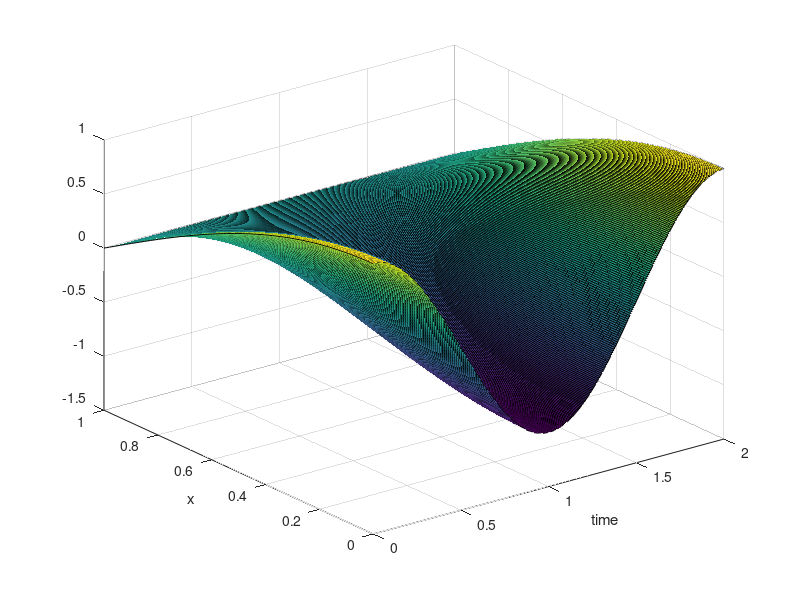

Reproduce this figure in MATLAB. (Note: this script raises an error after producing the figure.)
clear all
close all
clc

alpha = 0;
a =@(x) 4*(2*norm(x-0.5))^alpha;   % stiffness
u0 = @(x) sin(pi*x/2);             % initial condition

L = 1;
N = 100;
x = linspace(0,L);
dx = x(2) - x(1);

A = sparse(N,N);
A(1,1) = -2*a(x(1)); A(1,2) = 2*a(x(1));
for ii = 2:N-1
  A(ii,ii-1) =  1*a(x(ii));
  A(ii,ii)   = -2*a(x(ii));
  A(ii,ii+1) =  1*a(x(ii));
end
A(N,N-1) = 2*a(x(N)); A(N,N) = -2*a(x(N));
A = A/dx^2;

T = 2;
NT = 400;
time = linspace(0,T,NT);
dt = time(2) - time(1);

U = zeros(N,NT);
U(:,1) = u0(x);                  % zero velocity initial condition
U(:,2) = u0(x);

cdofs = [1];                     % nodes with Dirichlet BCs
fdofs = setdiff(1:N, cdofs);

for ii = 3:NT
  U(fdofs,ii) = 2*U(fdofs,ii-1) - U(fdofs,ii-2) + dt^2*A(fdofs,fdofs)*U(fdofs,ii-1);
end

figure
surf(time,fliplr(x),U)
xlabel 'time'
ylabel 'x'
ax = gca;
ax.YTick = [0, 0.5, 1];
ax.YTickLabel = {'1', '0.5', '0'};
zlabel 'solution'
shading interp
